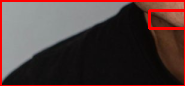
#> input picture progrmas and samples and outputs/cutted_pics/1.png, 185 x 86 px; its folder holds only this picture in this run
$ python resize.py
#> lines starting #> are read from the running program, lines starting #| are printed output that depends on the picture
import glob
import cv2
import os
import shutil
import numpy as np
path = '/home/basu/Desktop/study materials/handwritten digit recognition/progrmas and samples and outputs/cutted_pics/*.png'
from pathlib import Path
files=glob.glob(path)
i=-1
dirpath = Path('resized')
if dirpath.exists() and dirpath.is_dir():
	shutil.rmtree(dirpath)
	os.mkdir('resized')

else:
	os.mkdir('resized')

dirpath = Path('resizedthresh')
if dirpath.exists() and dirpath.is_dir():
	shutil.rmtree(dirpath)
	os.mkdir('resizedthresh')

else:
	os.mkdir('resizedthresh')

os.chdir('cutted_pics')


for file in files:
	i=i+1
	#print(file)
	img = cv2.imread(file, cv2.IMREAD_UNCHANGED)
#> img is the input picture: shape (86, 185, 3); mean B, G, R 59, 60.6, 81.5
	os.chdir('..')
	print('Original Dimensions : ',img.shape)
#| Original Dimensions :  (86, 185, 3)

	scale_percent = 10 # percent of original size
	#width = int(img.shape[1] * scale_percent / 100)
	#height = int(img.shape[0] * scale_percent / 100)
	width=60
	height=60
	dim = (width, height)
	# resize image
	resized = cv2.resize(img, dim, interpolation = cv2.INTER_AREA)
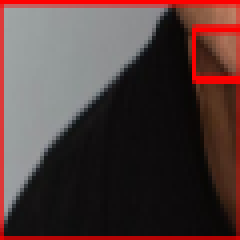
#> resized: shape (60, 60, 3) (shown 4 times larger); mean B, G, R 59, 60.6, 81.5
	print('Resized Dimensions : ',resized.shape)
#| Resized Dimensions :  (60, 60, 3)
	os.chdir('resized')
	#cv2.imshow("Resized image", resized)

	kernel = np.ones((5,5), np.uint8)
	resized= cv2.dilate(resized, kernel, iterations=1)
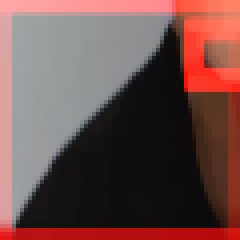
#> resized: shape (60, 60, 3) (shown 4 times larger); mean B, G, R 75.7, 78.4, 111.3
	ret,resizedbin=cv2.threshold(resized,127,255,cv2.THRESH_BINARY)
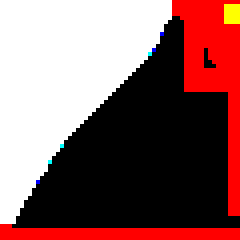
#> resizedbin: shape (60, 60, 3) (shown 4 times larger); mean B, G, R 95.4, 96.6, 137.7
	cv2.imwrite(str(i)+'.jpg',resized)
	os.chdir("..")
	os.chdir('resizedthresh')
	cv2.imwrite(str(i)+'Bin.jpg',resizedbin)

cv2.waitKey(0)

$ run again, on progrmas and samples and outputs/cutted_pics/14.png
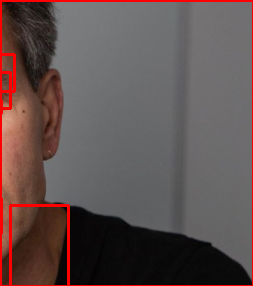
#> input picture progrmas and samples and outputs/cutted_pics/14.png, 253 x 286 px
#> img is the input picture: shape (286, 253, 3); mean B, G, R 79.3, 80.8, 96.7
#| Original Dimensions :  (286, 253, 3)
#| Resized Dimensions :  (60, 60, 3)
#> `resized= cv2.dilate(resized, kernel, iterations=1)`:
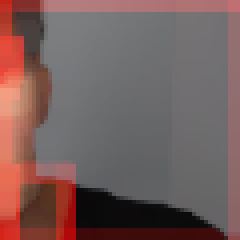
#> resized: shape (60, 60, 3) (shown 4 times larger); mean B, G, R 92.2, 94, 117.6
#> `ret,resizedbin=cv2.threshold(resized,127,255,cv2.THRESH_BINARY)`:
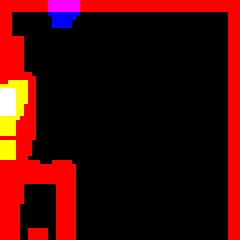
#> resizedbin: shape (60, 60, 3) (shown 4 times larger); mean B, G, R 5.4, 7, 62.6

$ run again, on progrmas and samples and outputs/cutted_pics/15.png
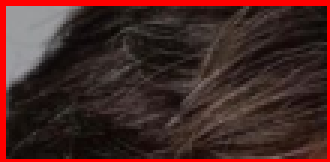
#> input picture progrmas and samples and outputs/cutted_pics/15.png, 110 x 54 px (shown 3 times larger)
#> img is the input picture: shape (54, 110, 3); mean B, G, R 36.8, 39.5, 69.8
#| Original Dimensions :  (54, 110, 3)
#| Resized Dimensions :  (60, 60, 3)
#> `resized= cv2.dilate(resized, kernel, iterations=1)`:
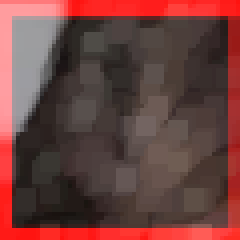
#> resized: shape (60, 60, 3) (shown 4 times larger); mean B, G, R 62.4, 65.2, 109.6
#> `ret,resizedbin=cv2.threshold(resized,127,255,cv2.THRESH_BINARY)`:
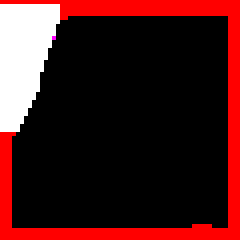
#> resizedbin: shape (60, 60, 3) (shown 4 times larger); mean B, G, R 24.5, 24.4, 68
